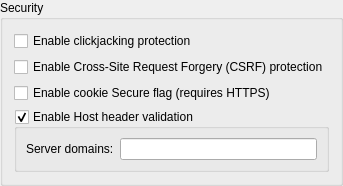
                                                                <widget class="QGroupBox" name="groupBox_3">
                                                                    <property name="title">
                                                                        <string>Security</string>
                                                                    </property>
                                                                    <layout class="QVBoxLayout" name="verticalLayout_33">
                                                                        <item>
                                                                            <widget class="QCheckBox" name="checkClickjacking">
                                                                                <property name="text">
                                                                                    <string>Enable clickjacking protection</string>
                                                                                </property>
                                                                            </widget>
                                                                        </item>
                                                                        <item>
                                                                            <widget class="QCheckBox" name="checkCSRFProtection">
                                                                                <property name="text">
                                                                                    <string>Enable Cross-Site Request Forgery (CSRF) protection</string>
                                                                                </property>
                                                                            </widget>
                                                                        </item>
                                                                        <item>
                                                                            <widget class="QCheckBox" name="checkSecureCookie">
                                                                                <property name="text">
                                                                                    <string>Enable cookie Secure flag (requires HTTPS)</string>
                                                                                </property>
                                                                            </widget>
                                                                        </item>
                                                                        <item>
                                                                            <widget class="QGroupBox" name="groupHostHeaderValidation">
                                                                                <property name="title">
                                                                                    <string>Enable Host header validation</string>
                                                                                </property>
                                                                                <property name="checkable">
                                                                                    <bool>true</bool>
                                                                                </property>
                                                                                <layout class="QVBoxLayout" name="verticalLayout_32">
                                                                                    <item>
                                                                                        <layout class="QHBoxLayout" name="horizontalLayout_10">
                                                                                            <item>
                                                                                                <widget class="QLabel" name="labelServerDomains">
                                                                                                    <property name="text">
                                                                                                        <string>Server domains:</string>
                                                                                                    </property>
                                                                                                </widget>
                                                                                            </item>
                                                                                            <item>
                                                                                                <widget class="QLineEdit" name="textServerDomains">
                                                                                                    <property name="toolTip">
                                                                                                        <string>Whitelist for filtering HTTP Host header values.
                                                                                                            In order to defend against DNS rebinding attack,
                                                                                                            you should put in domain names used by WebUI server.

                                                                                                            Use ';' to split multiple entries. Can use wildcard
                                                                                                            '*'.
                                                                                                        </string>
                                                                                                    </property>
                                                                                                </widget>
                                                                                            </item>
                                                                                        </layout>
                                                                                    </item>
                                                                                </layout>
                                                                            </widget>
                                                                        </item>
                                                                    </layout>
                                                                </widget>
